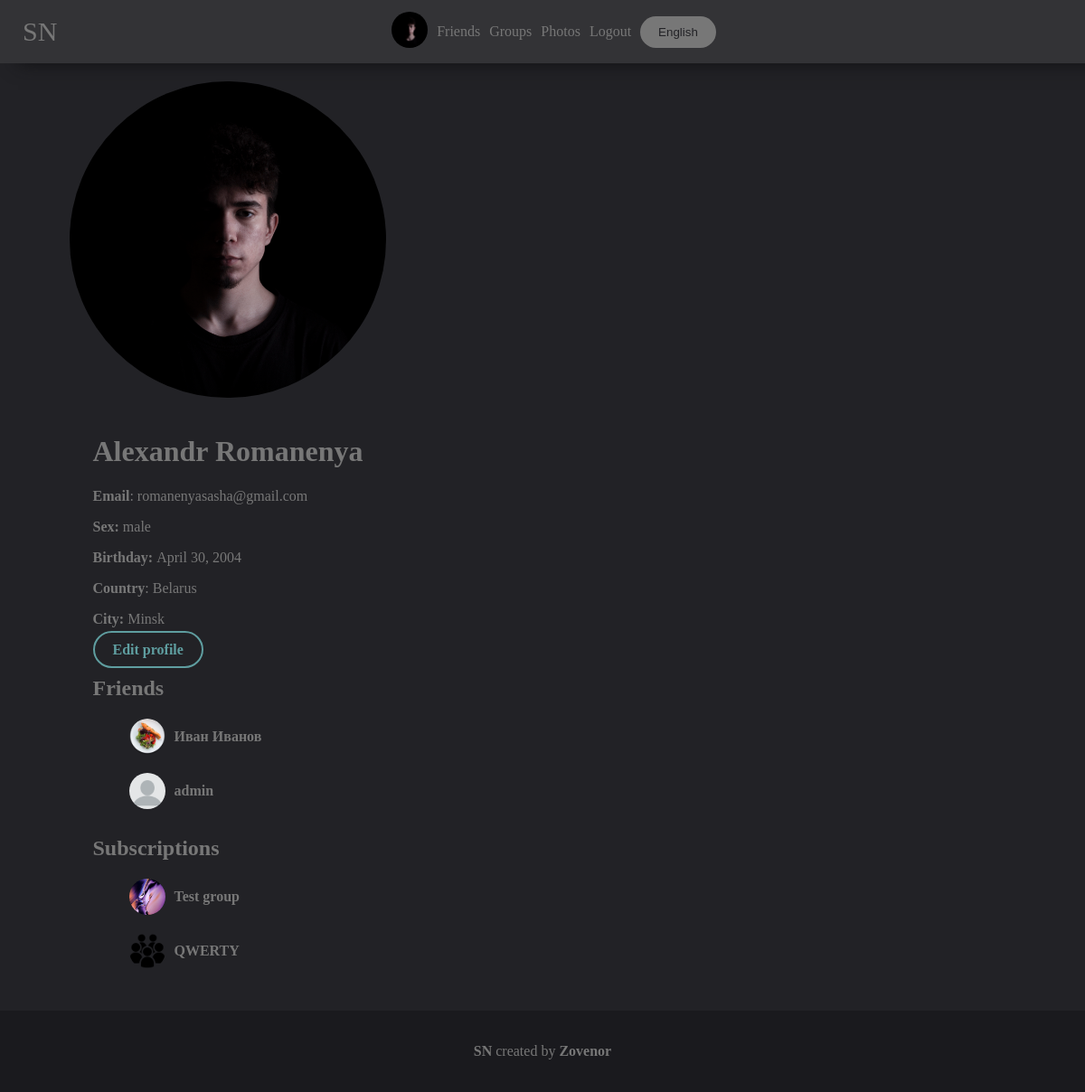
Before: /account (signed in) with the older database file.
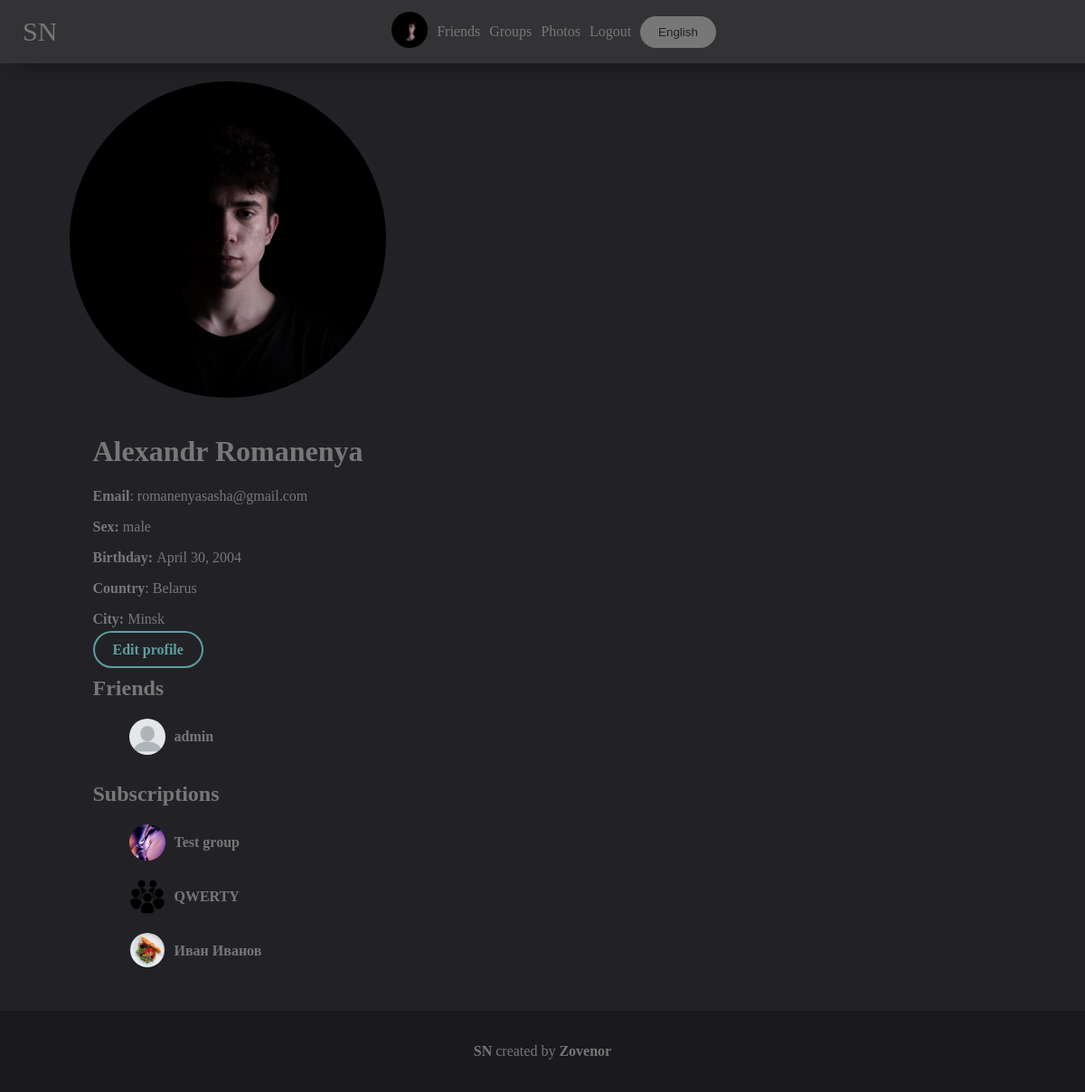
After: the same page with the newer database file.
### mainpage/models.py (models this page shows, shortened)
class Friend(models.Model):
    user1 = models.IntegerField()
    user2 = models.IntegerField()
    def get_user2(self):
        try:
            return UserDetail.objects.get(user=self.user2)
        except:
            return None

class UserDetail(models.Model):
    user = models.ForeignKey(User, on_delete=models.CASCADE)
    age = models.DateField(null=True, blank=True)
    photo = models.ForeignKey(Photo, on_delete=models.SET_NULL, null=True, blank=True)
    permissions = models.CharField(max_length=10, default="public")
    country = models.CharField(max_length=100, null=True, blank=True)
    city = models.CharField(max_length=100, null=True, blank=True)
    sex = models.CharField(max_length=10, choices=(('male', 'male'), ('female', 'female'), ('None', 'None')),
                           default=('None', 'None'))
    def get_photo(self):
        if self.photo:
            return self.photo
        else:
            return settings.STATIC_URL + "/mainpage/img/user.png"

class Photo(models.Model):
    photo = models.ImageField(upload_to='photos')
    date = models.DateTimeField(auto_now=True)
    user = models.ForeignKey(User, on_delete=models.SET_NULL, null=True)
    permissions = models.CharField(max_length=10, default="public")
    def __str__(self):
        return self.photo.url

class Group(models.Model):
    followers = models.ManyToManyField(UserDetail, related_name="followers", null=True, blank=True)
    name = models.CharField(max_length=250)
    description = models.TextField(null=True, blank=True)
    groupname = models.CharField(max_length=100, unique=True)
    photo = models.ForeignKey(Photo, on_delete=models.SET_NULL, null=True, blank=True)
    admin = models.ForeignKey(UserDetail, on_delete=models.SET_NULL, null=True, blank=True)
    editors = models.ManyToManyField(UserDetail, related_name="editors", null=True, blank=True)
    def get_photo(self):
        if self.photo:
            return self.photo
        else:
            return settings.STATIC_URL + "/mainpage/img/group.jpg"

class Follower(models.Model):
    user1 = models.IntegerField()
    user2 = models.IntegerField()
    def __str__(self):
        return f'id{self.user1} - id{self.user2}'
    def get_user2(self):
        try:
            return UserDetail.objects.get(user=self.user2)
        except:
            return None

### mainpage/views.py (the view, shortened to what this page needs)
# urls.py: path('account', views.YourAccountView.as_view()),
class YourAccountView(View):
    @user_is_authenticated
    def get(self, request, **kwargs):
        return AccountIDView.get(self, request, id=request.user.id,
                                 user_view=UserDetail.objects.get(user=request.user.id))

### mainpage/views.py (called while the page is built)
def base(func):
    def wrapper(self, request, content={}, *args, **kwargs):
        if request.user.is_authenticated:
            content.update({'your_user': UserDetail.objects.get(user=request.user)})
        return func(self, request, content=content, **kwargs)
    return wrapper

def get_sex(request, sex):
    if sex == 'male':
        return get_wordlist(request).Account.sex_names['male']
    elif sex == 'female':
        return get_wordlist(request).Account.sex_names['female']
    else:
        return get_wordlist(request).Account.sex_names['none']

def user_is_authenticated(func):
    def redir(self, request):
        return redirect('/login')
    def wrapper(self, request, **kwargs):
        if request.user.is_authenticated:
            return func(self, request, **kwargs)
        else:
            return redir(self, request)
    return wrapper

def get_wordlist(request):
    langs_list = {
        'en': langs.EN,
        'ru': langs.RU,
    }
    if 'lang' in request.COOKIES:
        lang = request.COOKIES['lang']
        try:
            return langs_list[lang]
        except:
            return langs_list['en']
    else:
        return langs_list['en']

### mainpage/templates/mainpage/account.html (shortened to what this page needs)
{% extends 'mainpage/base.html' %}
{% load static %}
{% block content %}
    <link rel="stylesheet" href="{% static 'mainpage/account.css' %}">
    {% if choose_photo == True %}
        {% for el in photos_library %}
            <a href="?choose_photo_by_id={{ el.id }}"><div class="account_photo" style="background-image: url('{{ el }}')"></div></a>
        {% endfor %}
    {% else %}
        <div class="account">
                {% if user_view.photo %}
                    <img class="account_photo" src="{{ user_view.get_photo }}">
                {% else %}
                    <img class="account_photo" src="{% static 'mainpage/img/user.png' %}">
                {% endif %}
            <div class="info">
                {% if edit_permissions == False %}
                <h1>{{ user_view.user.first_name }} {{ user_view.user.last_name }}</h1>
                {% if permissions != 'closed' %}
                    <p><b>{{ list.email }}</b>: {{ user_view.user.email }}</p>
                    <p><b>{{ list.sex }}: </b>{{ get_sex }}</p>
                    <p><b>{{ list.age }}: </b>{{ user_view.age }}</p>
                    <p><b>{{ list.country }}</b>: {{ user_view.country }}</p>
                    <p><b>{{ list.city }}: </b>{{ user_view.city }}</p>
                    {% if edit %}
                        <a class="button edit" href="?edit=True"><b>{{ list.edit }}</b></a>
                    {% endif %}
                {% endif %}
                {% if permissions != 'closed' %}
                    <section class="friends">
                    <h1>{{ list.friends }}</h1>
                    <ul>
                        {% for el in friends %}
                            <li class="user">
                            {% if el.user1 == user_view.user.id %}
                                <a class="user" href="/{{ el.get_user2.user.username }}">
                                    <div class="user_photo" style="background-image: url('{{ el.get_user2.get_photo }}')"></div>
                                    <b>{{ el.get_user2.user.first_name }} {{ el.get_user2.user.last_name }}</b>
                                </a>
                            {% else %}
                                <a class="user" href="/{{ el.get_user1.user.username }}">
                                    <div class="user_photo" style="background-image: url('{{ el.get_user1.get_photo }}')"></div>
                                    <b>{{ el.get_user1.user.first_name }} {{ el.get_user1.user.last_name }}</b>
                                </a>
                            {% endif %}
                            </li>
                        {% endfor %}
                    </ul>
                </section>
                    <section class="subscriptions">
                    <h1>{{ list.subscriptions }}</h1>
                    <ul>
                        {% for el in groups %}
                            <li class="group" >
                                <a class="user" href="/{{ el.groupname }}">
                                    <div class="user_photo" style="background-image: url('{{ el.get_photo }}')"></div>
                                    <b>{{ el.name }}</b>
                                </a>
                            </li>
                        {% endfor %}
                        {% for el in following %}
                            <li class="user" >
                                <a class="user" href="/{{ el.get_user2.user.username }}">
                                    <div class="user_photo" style="background-image: url('{{ el.get_user2.get_photo }}')"></div>
                                    <b>{{ el.get_user2.user.first_name }} {{ el.get_user2.user.last_name }}</b>
                                </a>
                            </li>
                        {% endfor %}
                    </ul>
                {% endif %}
            {% endif %}
            </div>
        </div>
    {% endif %}
{% endblock %}

Changed rows visible on the page:
removed Friend: get_user2.get_photo (picture), get_user2.user.first_name "Иван", get_user2.user.last_name "Иванов"
added Follower: get_user2.get_photo (picture), get_user2.user.first_name "Иван", get_user2.user.last_name "Иванов"
